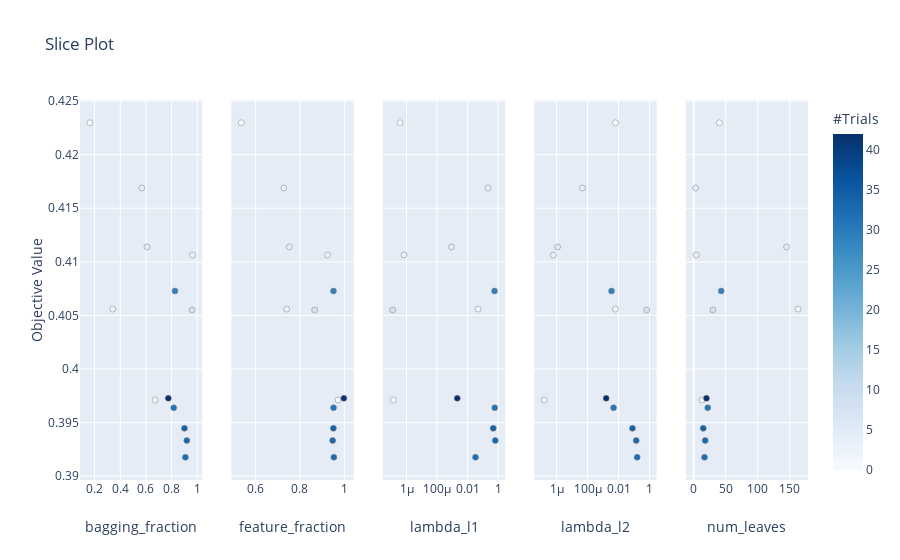

The notebook cell saved with this chart:
### Markdown cell above
## Visualize plot slice

We can see how the optuna's sampler searches hyperparameter space.<br>
The white dots are searched in the early stage, while blue dots are searched in the later stage.

We can see following behavior (This is for the debugging small train_df training, actual dataset behavior maybe different!)

 - `feature_fraction`: Low value (0.4~0.8) got very but score at the begging of trial, and thus high value (0.9~1.0) are extensively searched in the later stage.
 - `num_leaves`      : Intermediate value around 32~64 are extensively searched in the later stage, which may be "reasonable".

### Code cell
optuna.visualization.plot_slice(study)

### Figure 1 — Plotly figure (JSON) as saved in the notebook; plotly's stock layout.template omitted (floating-point values rounded to 4 significant figures)
{"data": [{"marker": {"color": [0, 1, 2, 3, 4, 5, 8, 29, 31, 32, 33, 34, 42], "colorbar": {"title": {"text": "#Trials"}}, "colorscale": [[0.0, "rgb(247,251,255)"], [0.125, "rgb(222,235,247)"], [0.25, "rgb(198,219,239)"], [0.375, "rgb(158,202,225)"], [0.5, "rgb(107,174,214)"], [0.625, "rgb(66,146,198)"], [0.75, "rgb(33,113,181)"], [0.875, "rgb(8,81,156)"], [1.0, "rgb(8,48,107)"]], "line": {"color": "Grey", "width": 0.5}, "showscale": true}, "mode": "markers", "showlegend": false, "type": "scatter", "x": [0.1631, 0.6722, 0.3422, 0.9627, 0.5677, 0.6085, 0.9601, 0.8266, 0.8169, 0.9074, 0.9187, 0.9005, 0.7748], "xaxis": "x", "y": [0.423, 0.3971, 0.4056, 0.4106, 0.4169, 0.4114, 0.4055, 0.4073, 0.3964, 0.3918, 0.3933, 0.3945, 0.3973], "yaxis": "y"}, {"marker": {"color": [0, 1, 2, 3, 4, 5, 8, 29, 31, 32, 33, 34, 42], "colorbar": {"title": {"text": "#Trials"}}, "colorscale": [[0.0, "rgb(247,251,255)"], [0.125, "rgb(222,235,247)"], [0.25, "rgb(198,219,239)"], [0.375, "rgb(158,202,225)"], [0.5, "rgb(107,174,214)"], [0.625, "rgb(66,146,198)"], [0.75, "rgb(33,113,181)"], [0.875, "rgb(8,81,156)"], [1.0, "rgb(8,48,107)"]], "line": {"color": "Grey", "width": 0.5}, "showscale": false}, "mode": "markers", "showlegend": false, "type": "scatter", "x": [0.5354, 0.9717, 0.7403, 0.9246, 0.7274, 0.7518, 0.8662, 0.9509, 0.9513, 0.9527, 0.9473, 0.9506, 0.9978], "xaxis": "x2", "y": [0.423, 0.3971, 0.4056, 0.4106, 0.4169, 0.4114, 0.4055, 0.4073, 0.3964, 0.3918, 0.3933, 0.3945, 0.3973], "yaxis": "y2"}, {"marker": {"color": [0, 1, 2, 3, 4, 5, 8, 29, 31, 32, 33, 34, 42], "colorbar": {"title": {"text": "#Trials"}}, "colorscale": [[0.0, "rgb(247,251,255)"], [0.125, "rgb(222,235,247)"], [0.25, "rgb(198,219,239)"], [0.375, "rgb(158,202,225)"], [0.5, "rgb(107,174,214)"], [0.625, "rgb(66,146,198)"], [0.75, "rgb(33,113,181)"], [0.875, "rgb(8,81,156)"], [1.0, "rgb(8,48,107)"]], "line": {"color": "Grey", "width": 0.5}, "showscale": false}, "mode": "markers", "showlegend": false, "type": "scatter", "x": [3.74e-07, 1.37e-07, 0.04848, 6.811e-07, 0.2158, 0.0008777, 1.245e-07, 0.5799, 0.5974, 0.03281, 0.6474, 0.4774, 0.002101], "xaxis": "x3", "y": [0.423, 0.3971, 0.4056, 0.4106, 0.4169, 0.4114, 0.4055, 0.4073, 0.3964, 0.3918, 0.3933, 0.3945, 0.3973], "yaxis": "y3"}, {"marker": {"color": [0, 1, 2, 3, 4, 5, 8, 29, 31, 32, 33, 34, 42], "colorbar": {"title": {"text": "#Trials"}}, "colorscale": [[0.0, "rgb(247,251,255)"], [0.125, "rgb(222,235,247)"], [0.25, "rgb(198,219,239)"], [0.375, "rgb(158,202,225)"], [0.5, "rgb(107,174,214)"], [0.625, "rgb(66,146,198)"], [0.75, "rgb(33,113,181)"], [0.875, "rgb(8,81,156)"], [1.0, "rgb(8,48,107)"]], "line": {"color": "Grey", "width": 0.5}, "showscale": false}, "mode": "markers", "showlegend": false, "type": "scatter", "x": [0.006499, 1.547e-07, 0.006271, 6.089e-07, 4.679e-05, 1.141e-06, 0.6673, 0.003542, 0.00481, 0.1609, 0.1401, 0.07978, 0.001591], "xaxis": "x4", "y": [0.423, 0.3971, 0.4056, 0.4106, 0.4169, 0.4114, 0.4055, 0.4073, 0.3964, 0.3918, 0.3933, 0.3945, 0.3973], "yaxis": "y4"}, {"marker": {"color": [0, 1, 2, 3, 4, 5, 8, 29, 31, 32, 33, 34, 42], "colorbar": {"title": {"text": "#Trials"}}, "colorscale": [[0.0, "rgb(247,251,255)"], [0.125, "rgb(222,235,247)"], [0.25, "rgb(198,219,239)"], [0.375, "rgb(158,202,225)"], [0.5, "rgb(107,174,214)"], [0.625, "rgb(66,146,198)"], [0.75, "rgb(33,113,181)"], [0.875, "rgb(8,81,156)"], [1.0, "rgb(8,48,107)"]], "line": {"color": "Grey", "width": 0.5}, "showscale": false}, "mode": "markers", "showlegend": false, "type": "scatter", "x": [40, 13, 163, 4, 3, 145, 30, 43, 22, 17, 18, 15, 20], "xaxis": "x5", "y": [0.423, 0.3971, 0.4056, 0.4106, 0.4169, 0.4114, 0.4055, 0.4073, 0.3964, 0.3918, 0.3933, 0.3945, 0.3973], "yaxis": "y5"}], "layout": {"title": {"text": "Slice Plot"}, "xaxis": {"anchor": "y", "domain": [0.0, 0.168], "title": {"text": "bagging_fraction"}}, "xaxis2": {"anchor": "y2", "domain": [0.208, 0.376], "title": {"text": "feature_fraction"}}, "xaxis3": {"anchor": "y3", "domain": [0.416, 0.584], "title": {"text": "lambda_l1"}, "type": "log"}, "xaxis4": {"anchor": "y4", "domain": [0.624, 0.792], "title": {"text": "lambda_l2"}, "type": "log"}, "xaxis5": {"anchor": "y5", "domain": [0.832, 1.0], "title": {"text": "num_leaves"}}, "yaxis": {"anchor": "x", "domain": [0.0, 1.0], "title": {"text": "Objective Value"}}, "yaxis2": {"anchor": "x2", "domain": [0.0, 1.0], "matches": "y", "showticklabels": false}, "yaxis3": {"anchor": "x3", "domain": [0.0, 1.0], "matches": "y", "showticklabels": false}, "yaxis4": {"anchor": "x4", "domain": [0.0, 1.0], "matches": "y", "showticklabels": false}, "yaxis5": {"anchor": "x5", "domain": [0.0, 1.0], "matches": "y", "showticklabels": false}}}
